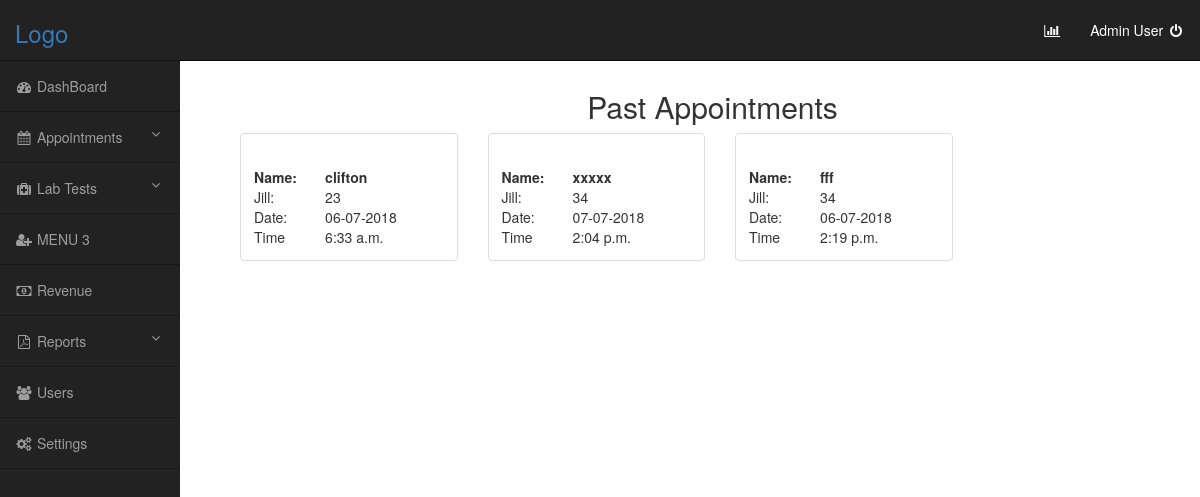
The app's page /all_appointments, older data.
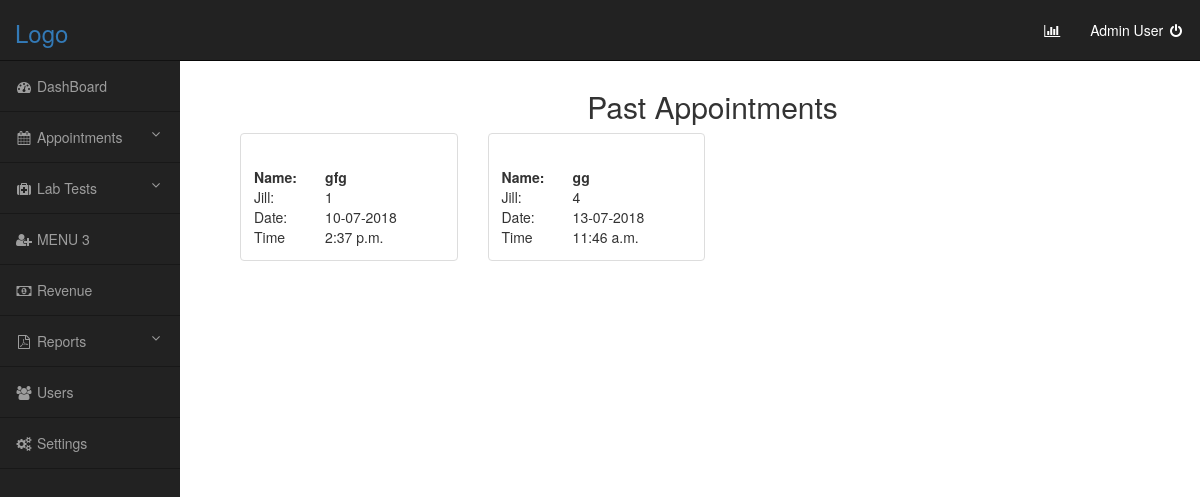
The same page, newer data.
### lab/models.py (models this page shows, shortened)
class Appointment(models.Model):
    app_code = models.SlugField(max_length=25, default=increment_invoice_number, unique=True, editable=True)
    app_name = models.CharField(max_length=15, name='Name')
    app_age = models.IntegerField(name='Age')
    app_date = models.DateField(name='Date')
    app_time = models.TimeField(name='Time')
    app_email = models.EmailField(name='Email')
    phone_regex = RegexValidator(regex=r'^\+?1?\d{9,13}$',
                                 message="Phone number must be entered in the format: '+999999999'. Up to 14 digits allowed.")
    phone_number = models.CharField(validators=[phone_regex], max_length=17, blank=True, default='+91')
    added_by = models.ForeignKey(settings.AUTH_USER_MODEL,
                                 null=True, blank=True, on_delete=models.SET_NULL)

### lab/views.py (the view)
# urls.py: path('all_appointments', views.all_appointments, name='All Appointments'),
def all_appointments(request):
    all = Appointment.objects.all()
    path ='all_appointments.html'
    return render(request, path, {'all': all})

### lab/templates/all_appointments.html
{% extends 'base_template.html' %}
{% block content %}
<br/>
<center><h2>Past Appointments</h2></center>
<div class="row" style="margin-left:0%;">
    {%for i in all %}
    <a href="{{i.app_code}}">
        <div class="col-sm-3">
            <div class="thumbnail">
                <div class="caption">
                    <table style="width:100%">
                        <tr>
                            <h3>
                                <th>Name:</th>
                                <th>{{i.Name}}</th>
                            </h3>
                        </tr>
                        <tr>
                            <td>Jill:</td>
                            <td>{{i.Age}}</td>
                        </tr>
                        <tr>
                            <td>Date:</td>
                            <td>{{i.Date|date:"d-m-Y"}}</td>
                        </tr>
                        <tr>
                            <td>Time</td>
                            <td>{{i.Time}}</td>
                        </tr>
                    </table>
                </div>
            </div>
        </div>
    </a>
    {% endfor %}
</div>
{% endblock %}

Row changes from the older to the newer data that the page shows:
removed Appointment: Name "fff", Age "34", Date "06-07-2018", Time "2:19 p.m."
changed Appointment: Name "clifton" → "gfg"; Age "23" → "1"; Date "06-07-2018" → "10-07-2018"; Time "6:33 a.m." → "2:37 p.m."
changed Appointment (number 2 of 2 on the later page): Name "xxxxx" → "gg"; Age "34" → "4"; Date "07-07-2018" → "13-07-2018"; Time "2:04 p.m." → "11:46 a.m."
